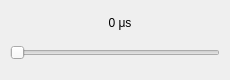
<?xml version="1.0" encoding="UTF-8"?>
<ui version="4.0">
 <class>CustomSliderWidget</class>
 <widget class="QWidget" name="CustomSliderWidget">
  <property name="geometry">
   <rect>
    <x>0</x>
    <y>0</y>
    <width>230</width>
    <height>80</height>
   </rect>
  </property>
  <property name="sizePolicy">
   <sizepolicy hsizetype="Fixed" vsizetype="Fixed">
    <horstretch>0</horstretch>
    <verstretch>0</verstretch>
   </sizepolicy>
  </property>
  <property name="minimumSize">
   <size>
    <width>230</width>
    <height>80</height>
   </size>
  </property>
  <property name="maximumSize">
   <size>
    <width>230</width>
    <height>80</height>
   </size>
  </property>
  <property name="windowTitle">
   <string>Form</string>
  </property>
  <property name="layoutDirection">
   <enum>Qt::RightToLeft</enum>
  </property>
  <property name="autoFillBackground">
   <bool>false</bool>
  </property>
  <widget class="QLabel" name="label">
   <property name="geometry">
    <rect>
     <x>90</x>
     <y>15</y>
     <width>60</width>
     <height>16</height>
    </rect>
   </property>
   <property name="text">
    <string>0 μs</string>
   </property>
   <property name="alignment">
    <set>Qt::AlignCenter</set>
   </property>
  </widget>
  <widget class="CustomSlider" name="horizontalSlider">
   <property name="geometry">
    <rect>
     <x>10</x>
     <y>45</y>
     <width>210</width>
     <height>16</height>
    </rect>
   </property>
   <property name="mouseTracking">
    <bool>true</bool>
   </property>
   <property name="layoutDirection">
    <enum>Qt::LeftToRight</enum>
   </property>
   <property name="maximum">
    <number>170</number>
   </property>
   <property name="singleStep">
    <number>0</number>
   </property>
   <property name="pageStep">
    <number>0</number>
   </property>
   <property name="value">
    <number>0</number>
   </property>
   <property name="tracking">
    <bool>true</bool>
   </property>
   <property name="orientation">
    <enum>Qt::Horizontal</enum>
   </property>
   <property name="invertedAppearance">
    <bool>false</bool>
   </property>
   <property name="invertedControls">
    <bool>false</bool>
   </property>
   <property name="tickInterval">
    <number>0</number>
   </property>
  </widget>
  <widget class="QLabel" name="label_2">
   <property name="geometry">
    <rect>
     <x>0</x>
     <y>0</y>
     <width>230</width>
     <height>80</height>
    </rect>
   </property>
   <property name="text">
    <string/>
   </property>
   <property name="pixmap">
    <pixmap resource="../Resources.qrc">:/icons/sliderback.png</pixmap>
   </property>
   <property name="scaledContents">
    <bool>true</bool>
   </property>
  </widget>
  <zorder>label_2</zorder>
  <zorder>label</zorder>
  <zorder>horizontalSlider</zorder>
 </widget>
 <customwidgets>
  <customwidget>
   <class>CustomSlider</class>
   <extends>QSlider</extends>
   <header location="global">graphicItems/customslider.h</header>
  </customwidget>
 </customwidgets>
 <resources>
  <include location="../Resources.qrc"/>
 </resources>
 <connections/>
</ui>
